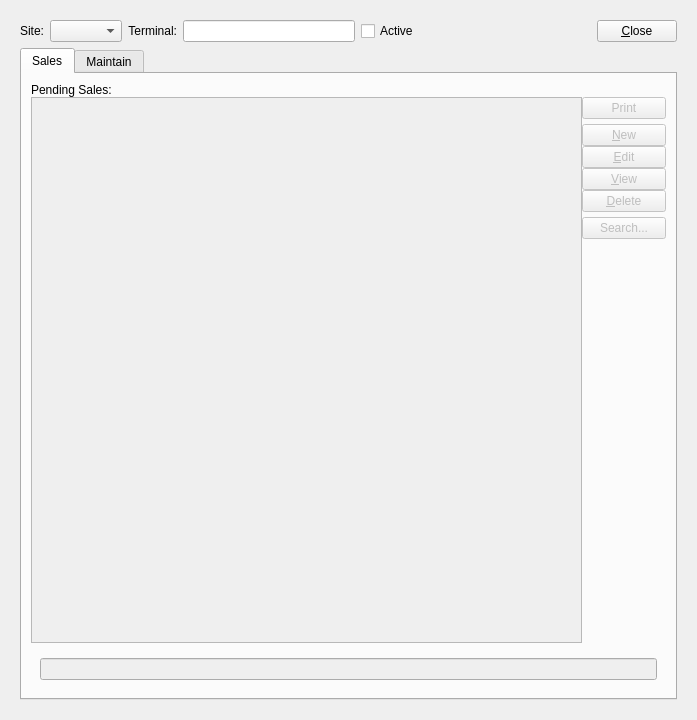
<?xml version="1.0" encoding="UTF-8"?>
<ui version="4.0">
 <class>cashRegister</class>
 <widget class="QWidget" name="cashRegister">
  <property name="geometry">
   <rect>
    <x>0</x>
    <y>0</y>
    <width>697</width>
    <height>720</height>
   </rect>
  </property>
  <property name="windowTitle">
   <string>Cash Register</string>
  </property>
  <layout class="QGridLayout" name="gridLayout_3">
   <item row="0" column="0">
    <widget class="Screen" name="_cashRegister">
     <property name="schemaName">
      <string>xtpos</string>
     </property>
     <property name="tableName">
      <string>api_cashregister</string>
     </property>
     <property name="primaryKeyColumns">
      <number>2</number>
     </property>
     <layout class="QGridLayout" name="gridLayout_2">
      <item row="0" column="0">
       <layout class="QHBoxLayout" name="_2">
        <item>
         <widget class="XLabel" name="_siteLit">
          <property name="text">
           <string>Site:</string>
          </property>
          <property name="alignment">
           <set>Qt::AlignRight|Qt::AlignTrailing|Qt::AlignVCenter</set>
          </property>
         </widget>
        </item>
        <item>
         <widget class="WComboBox" name="_site">
          <property name="fieldName">
           <string>site</string>
          </property>
         </widget>
        </item>
        <item>
         <widget class="XLabel" name="_registerLit">
          <property name="text">
           <string>Terminal:</string>
          </property>
          <property name="alignment">
           <set>Qt::AlignRight|Qt::AlignTrailing|Qt::AlignVCenter</set>
          </property>
         </widget>
        </item>
        <item>
         <widget class="XLineEdit" name="_terminal">
          <property name="fieldName">
           <string>terminal</string>
          </property>
         </widget>
        </item>
        <item>
         <widget class="XCheckBox" name="_active">
          <property name="text">
           <string>Active</string>
          </property>
          <property name="fieldName">
           <string>active</string>
          </property>
          <property name="forgetful">
           <bool>true</bool>
          </property>
         </widget>
        </item>
        <item>
         <spacer>
          <property name="orientation">
           <enum>Qt::Horizontal</enum>
          </property>
          <property name="sizeHint" stdset="0">
           <size>
            <width>40</width>
            <height>20</height>
           </size>
          </property>
         </spacer>
        </item>
        <item>
         <widget class="QPushButton" name="_close">
          <property name="enabled">
           <bool>true</bool>
          </property>
          <property name="text">
           <string>&amp;Close</string>
          </property>
         </widget>
        </item>
       </layout>
      </item>
      <item row="1" column="0">
       <widget class="QTabWidget" name="_tab">
        <property name="currentIndex">
         <number>0</number>
        </property>
        <widget class="QWidget" name="_salesTab">
         <attribute name="title">
          <string>Sales</string>
         </attribute>
         <layout class="QGridLayout" name="gridLayout_7">
          <item row="0" column="0">
           <widget class="Screen" name="_sale">
            <property name="schemaName">
             <string>xtpos</string>
            </property>
            <property name="tableName">
             <string>api_sale</string>
            </property>
            <layout class="QGridLayout" name="gridLayout_4">
             <property name="margin">
              <number>0</number>
             </property>
             <item row="0" column="0">
              <layout class="QVBoxLayout" name="_3">
               <property name="spacing">
                <number>0</number>
               </property>
               <item>
                <widget class="QLabel" name="_salesLit">
                 <property name="text">
                  <string>Pending Sales:</string>
                 </property>
                </widget>
               </item>
               <item>
                <layout class="QHBoxLayout" name="_4">
                 <item>
                  <widget class="XTreeView" name="_sales">
                   <property name="enabled">
                    <bool>false</bool>
                   </property>
                   <property name="editTriggers">
                    <set>QAbstractItemView::NoEditTriggers</set>
                   </property>
                   <property name="alternatingRowColors">
                    <bool>false</bool>
                   </property>
                   <property name="rootIsDecorated">
                    <bool>false</bool>
                   </property>
                   <property name="itemsExpandable">
                    <bool>false</bool>
                   </property>
                  </widget>
                 </item>
                 <item>
                  <layout class="QVBoxLayout" name="_5">
                   <item>
                    <layout class="QVBoxLayout" name="_6">
                     <property name="spacing">
                      <number>0</number>
                     </property>
                     <item>
                      <widget class="QPushButton" name="_print">
                       <property name="enabled">
                        <bool>false</bool>
                       </property>
                       <property name="text">
                        <string>Print</string>
                       </property>
                      </widget>
                     </item>
                     <item>
                      <spacer name="verticalSpacer">
                       <property name="orientation">
                        <enum>Qt::Vertical</enum>
                       </property>
                       <property name="sizeType">
                        <enum>QSizePolicy::Preferred</enum>
                       </property>
                       <property name="sizeHint" stdset="0">
                        <size>
                         <width>20</width>
                         <height>5</height>
                        </size>
                       </property>
                      </spacer>
                     </item>
                     <item>
                      <widget class="QPushButton" name="_new">
                       <property name="enabled">
                        <bool>false</bool>
                       </property>
                       <property name="text">
                        <string>&amp;New</string>
                       </property>
                      </widget>
                     </item>
                     <item>
                      <widget class="QPushButton" name="_edit">
                       <property name="enabled">
                        <bool>false</bool>
                       </property>
                       <property name="text">
                        <string>&amp;Edit</string>
                       </property>
                      </widget>
                     </item>
                     <item>
                      <widget class="QPushButton" name="_view">
                       <property name="enabled">
                        <bool>false</bool>
                       </property>
                       <property name="text">
                        <string>&amp;View</string>
                       </property>
                      </widget>
                     </item>
                     <item>
                      <widget class="QPushButton" name="_delete">
                       <property name="enabled">
                        <bool>false</bool>
                       </property>
                       <property name="text">
                        <string>&amp;Delete</string>
                       </property>
                      </widget>
                     </item>
                     <item>
                      <spacer name="verticalSpacer_2">
                       <property name="orientation">
                        <enum>Qt::Vertical</enum>
                       </property>
                       <property name="sizeType">
                        <enum>QSizePolicy::Preferred</enum>
                       </property>
                       <property name="sizeHint" stdset="0">
                        <size>
                         <width>20</width>
                         <height>5</height>
                        </size>
                       </property>
                      </spacer>
                     </item>
                     <item>
                      <widget class="QPushButton" name="_search">
                       <property name="enabled">
                        <bool>false</bool>
                       </property>
                       <property name="text">
                        <string>Search...</string>
                       </property>
                      </widget>
                     </item>
                    </layout>
                   </item>
                   <item>
                    <spacer>
                     <property name="orientation">
                      <enum>Qt::Vertical</enum>
                     </property>
                     <property name="sizeType">
                      <enum>QSizePolicy::Expanding</enum>
                     </property>
                     <property name="sizeHint" stdset="0">
                      <size>
                       <width>84</width>
                       <height>211</height>
                      </size>
                     </property>
                    </spacer>
                   </item>
                  </layout>
                 </item>
                </layout>
               </item>
              </layout>
             </item>
            </layout>
           </widget>
          </item>
          <item row="1" column="0">
           <widget class="Screen" name="_selectedSale">
            <property name="schemaName">
             <string>xtpos</string>
            </property>
            <property name="tableName">
             <string>api_sale</string>
            </property>
            <property name="mode">
             <enum>Screen::View</enum>
            </property>
            <layout class="QHBoxLayout" name="horizontalLayout_3">
             <item>
              <widget class="XLineEdit" name="_number">
               <property name="enabled">
                <bool>false</bool>
               </property>
               <property name="sizePolicy">
                <sizepolicy hsizetype="Ignored" vsizetype="Fixed">
                 <horstretch>0</horstretch>
                 <verstretch>0</verstretch>
                </sizepolicy>
               </property>
               <property name="fieldName">
                <string>sale_number</string>
               </property>
              </widget>
             </item>
            </layout>
           </widget>
          </item>
         </layout>
        </widget>
        <widget class="QWidget" name="_maintainTab">
         <attribute name="title">
          <string>Maintain</string>
         </attribute>
         <layout class="QGridLayout" name="gridLayout_6">
          <item row="0" column="0">
           <layout class="QHBoxLayout" name="horizontalLayout_2">
            <item>
             <widget class="QLabel" name="_opentimeLit">
              <property name="text">
               <string>Opened:</string>
              </property>
              <property name="alignment">
               <set>Qt::AlignRight|Qt::AlignTrailing|Qt::AlignVCenter</set>
              </property>
             </widget>
            </item>
            <item>
             <widget class="XLineEdit" name="_opened">
              <property name="enabled">
               <bool>false</bool>
              </property>
              <property name="fieldName">
               <string>opened</string>
              </property>
             </widget>
            </item>
            <item>
             <spacer name="horizontalSpacer">
              <property name="orientation">
               <enum>Qt::Horizontal</enum>
              </property>
              <property name="sizeHint" stdset="0">
               <size>
                <width>40</width>
                <height>20</height>
               </size>
              </property>
             </spacer>
            </item>
            <item>
             <widget class="XLabel" name="_actionLit">
              <property name="text">
               <string>Action:</string>
              </property>
              <property name="alignment">
               <set>Qt::AlignRight|Qt::AlignTrailing|Qt::AlignVCenter</set>
              </property>
             </widget>
            </item>
            <item>
             <layout class="QHBoxLayout" name="_7">
              <item>
               <widget class="XComboBox" name="_action">
                <property name="fieldName">
                 <string>action</string>
                </property>
               </widget>
              </item>
              <item>
               <spacer>
                <property name="orientation">
                 <enum>Qt::Horizontal</enum>
                </property>
                <property name="sizeHint" stdset="0">
                 <size>
                  <width>40</width>
                  <height>20</height>
                 </size>
                </property>
               </spacer>
              </item>
              <item>
               <widget class="QPushButton" name="_post">
                <property name="text">
                 <string>&amp;Post</string>
                </property>
                <property name="default">
                 <bool>true</bool>
                </property>
               </widget>
              </item>
             </layout>
            </item>
           </layout>
          </item>
          <item row="1" column="0">
           <widget class="QGroupBox" name="_statsGroup">
            <property name="title">
             <string/>
            </property>
            <layout class="QGridLayout" name="gridLayout">
             <item row="0" column="0">
              <layout class="QHBoxLayout" name="_8">
               <item>
                <layout class="QGridLayout" name="_9">
                 <property name="verticalSpacing">
                  <number>12</number>
                 </property>
                 <item row="0" column="0">
                  <widget class="QLabel" name="_openBalanceLit">
                   <property name="text">
                    <string>Opening Balance:</string>
                   </property>
                  </widget>
                 </item>
                 <item row="0" column="1">
                  <widget class="CurrCluster" name="_openBalance">
                   <property name="fieldNameValue">
                    <string>opening_balance</string>
                   </property>
                   <property name="currencyEnabled">
                    <bool>false</bool>
                   </property>
                   <property name="currencyVisible">
                    <bool>false</bool>
                   </property>
                   <property name="enabled">
                    <bool>false</bool>
                   </property>
                  </widget>
                 </item>
                 <item row="0" column="2">
                  <widget class="QLabel" name="_cashSalesLit">
                   <property name="text">
                    <string>Cash Sales:</string>
                   </property>
                   <property name="alignment">
                    <set>Qt::AlignRight|Qt::AlignTrailing|Qt::AlignVCenter</set>
                   </property>
                  </widget>
                 </item>
                 <item row="0" column="3">
                  <widget class="CurrCluster" name="_cashSales">
                   <property name="fieldNameValue">
                    <string>cash_sales</string>
                   </property>
                   <property name="currencyEnabled">
                    <bool>false</bool>
                   </property>
                   <property name="currencyVisible">
                    <bool>false</bool>
                   </property>
                   <property name="enabled">
                    <bool>false</bool>
                   </property>
                  </widget>
                 </item>
                 <item row="1" column="0">
                  <widget class="QLabel" name="_currentBalanceLit">
                   <property name="text">
                    <string>Current Balance:</string>
                   </property>
                   <property name="alignment">
                    <set>Qt::AlignRight|Qt::AlignTrailing|Qt::AlignVCenter</set>
                   </property>
                  </widget>
                 </item>
                 <item row="1" column="1">
                  <widget class="CurrCluster" name="_currentBalance">
                   <property name="fieldNameValue">
                    <string>current_balance</string>
                   </property>
                   <property name="currencyEnabled">
                    <bool>false</bool>
                   </property>
                   <property name="currencyVisible">
                    <bool>false</bool>
                   </property>
                   <property name="enabled">
                    <bool>false</bool>
                   </property>
                  </widget>
                 </item>
                 <item row="1" column="2">
                  <widget class="QLabel" name="_ccSalesLit">
                   <property name="text">
                    <string>Credit Card Sales</string>
                   </property>
                   <property name="alignment">
                    <set>Qt::AlignRight|Qt::AlignTrailing|Qt::AlignVCenter</set>
                   </property>
                  </widget>
                 </item>
                 <item row="1" column="3">
                  <widget class="CurrCluster" name="_ccSales">
                   <property name="fieldNameValue">
                    <string>credit_card_sales</string>
                   </property>
                   <property name="currencyEnabled">
                    <bool>false</bool>
                   </property>
                   <property name="currencyVisible">
                    <bool>false</bool>
                   </property>
                   <property name="enabled">
                    <bool>false</bool>
                   </property>
                  </widget>
                 </item>
                 <item row="2" column="0">
                  <widget class="QLabel" name="_totalSalesLit">
                   <property name="text">
                    <string>Total Sales:</string>
                   </property>
                   <property name="alignment">
                    <set>Qt::AlignRight|Qt::AlignTrailing|Qt::AlignVCenter</set>
                   </property>
                  </widget>
                 </item>
                 <item row="2" column="1">
                  <widget class="CurrCluster" name="_totalSales">
                   <property name="fieldNameValue">
                    <string>total_sales</string>
                   </property>
                   <property name="currencyEnabled">
                    <bool>false</bool>
                   </property>
                   <property name="currencyVisible">
                    <bool>false</bool>
                   </property>
                   <property name="enabled">
                    <bool>false</bool>
                   </property>
                  </widget>
                 </item>
                 <item row="2" column="2">
                  <widget class="QLabel" name="_checkSalesLit">
                   <property name="text">
                    <string>Check Sales:</string>
                   </property>
                   <property name="alignment">
                    <set>Qt::AlignRight|Qt::AlignTrailing|Qt::AlignVCenter</set>
                   </property>
                  </widget>
                 </item>
                 <item row="2" column="3">
                  <widget class="CurrCluster" name="_checkSales">
                   <property name="fieldNameValue">
                    <string>check_sales</string>
                   </property>
                   <property name="currencyEnabled">
                    <bool>false</bool>
                   </property>
                   <property name="currencyVisible">
                    <bool>false</bool>
                   </property>
                   <property name="enabled">
                    <bool>false</bool>
                   </property>
                  </widget>
                 </item>
                </layout>
               </item>
               <item>
                <spacer>
                 <property name="orientation">
                  <enum>Qt::Horizontal</enum>
                 </property>
                 <property name="sizeHint" stdset="0">
                  <size>
                   <width>20</width>
                   <height>20</height>
                  </size>
                 </property>
                </spacer>
               </item>
              </layout>
             </item>
            </layout>
           </widget>
          </item>
          <item row="2" column="0">
           <widget class="QGroupBox" name="_transferGroup">
            <property name="title">
             <string>Bank Transfer</string>
            </property>
            <layout class="QGridLayout" name="_10">
             <item row="0" column="0">
              <widget class="QLabel" name="_accountLit">
               <property name="text">
                <string>Account:</string>
               </property>
               <property name="alignment">
                <set>Qt::AlignRight|Qt::AlignTrailing|Qt::AlignVCenter</set>
               </property>
              </widget>
             </item>
             <item row="0" column="1">
              <layout class="QHBoxLayout" name="_11">
               <item>
                <widget class="XComboBox" name="_bankaccount">
                 <property name="fieldName">
                  <string>account</string>
                 </property>
                </widget>
               </item>
               <item>
                <spacer>
                 <property name="orientation">
                  <enum>Qt::Horizontal</enum>
                 </property>
                 <property name="sizeHint" stdset="0">
                  <size>
                   <width>61</width>
                   <height>26</height>
                  </size>
                 </property>
                </spacer>
               </item>
              </layout>
             </item>
             <item row="1" column="0">
              <widget class="QLabel" name="_amountLit">
               <property name="text">
                <string> Amount:</string>
               </property>
               <property name="alignment">
                <set>Qt::AlignRight|Qt::AlignTrailing|Qt::AlignVCenter</set>
               </property>
              </widget>
             </item>
             <item row="1" column="1">
              <layout class="QHBoxLayout" name="_12">
               <item>
                <widget class="CurrCluster" name="_transferAmt">
                 <property name="sizePolicy">
                  <sizepolicy hsizetype="Fixed" vsizetype="Preferred">
                   <horstretch>0</horstretch>
                   <verstretch>0</verstretch>
                  </sizepolicy>
                 </property>
                 <property name="fieldNameValue">
                  <string>transfer_amount</string>
                 </property>
                 <property name="currencyEnabled">
                  <bool>false</bool>
                 </property>
                 <property name="currencyVisible">
                  <bool>false</bool>
                 </property>
                </widget>
               </item>
               <item>
                <widget class="XComboBox" name="_transferDirection">
                 <property name="fieldName">
                  <string>transfer_direction</string>
                 </property>
                </widget>
               </item>
               <item>
                <widget class="XCheckBox" name="_depositChecks">
                 <property name="text">
                  <string>Deposit Checks</string>
                 </property>
                 <property name="fieldName">
                  <string>deposit_checks</string>
                 </property>
                 <property name="forgetful">
                  <bool>true</bool>
                 </property>
                </widget>
               </item>
               <item>
                <spacer>
                 <property name="orientation">
                  <enum>Qt::Horizontal</enum>
                 </property>
                 <property name="sizeHint" stdset="0">
                  <size>
                   <width>0</width>
                   <height>26</height>
                  </size>
                 </property>
                </spacer>
               </item>
              </layout>
             </item>
            </layout>
           </widget>
          </item>
          <item row="3" column="0">
           <widget class="QGroupBox" name="_adjGroup">
            <property name="title">
             <string>Adjustment</string>
            </property>
            <property name="checked">
             <bool>false</bool>
            </property>
            <layout class="QGridLayout" name="gridLayout_5">
             <item row="0" column="0">
              <widget class="QLabel" name="_adjAmountLit">
               <property name="text">
                <string>Amount:</string>
               </property>
               <property name="alignment">
                <set>Qt::AlignRight|Qt::AlignTrailing|Qt::AlignVCenter</set>
               </property>
              </widget>
             </item>
             <item row="0" column="1">
              <layout class="QHBoxLayout" name="horizontalLayout">
               <item>
                <widget class="CurrCluster" name="_adjustAmt">
                 <property name="sizePolicy">
                  <sizepolicy hsizetype="Fixed" vsizetype="Preferred">
                   <horstretch>0</horstretch>
                   <verstretch>0</verstretch>
                  </sizepolicy>
                 </property>
                 <property name="fieldNameValue">
                  <string>adjustment_amount</string>
                 </property>
                 <property name="currencyEnabled">
                  <bool>false</bool>
                 </property>
                 <property name="currencyVisible">
                  <bool>false</bool>
                 </property>
                </widget>
               </item>
               <item>
                <widget class="XComboBox" name="_adjustDirection">
                 <property name="fieldName">
                  <string>adjustment_direction</string>
                 </property>
                </widget>
               </item>
               <item>
                <spacer>
                 <property name="orientation">
                  <enum>Qt::Horizontal</enum>
                 </property>
                 <property name="sizeHint" stdset="0">
                  <size>
                   <width>0</width>
                   <height>26</height>
                  </size>
                 </property>
                </spacer>
               </item>
              </layout>
             </item>
            </layout>
           </widget>
          </item>
          <item row="4" column="0">
           <layout class="QGridLayout" name="_13">
            <item row="0" column="0">
             <widget class="QLabel" name="_newbalanceLit">
              <property name="text">
               <string>New Balance:</string>
              </property>
              <property name="alignment">
               <set>Qt::AlignRight|Qt::AlignTrailing|Qt::AlignVCenter</set>
              </property>
             </widget>
            </item>
            <item row="0" column="1">
             <layout class="QHBoxLayout" name="_14">
              <item>
               <widget class="CurrCluster" name="_newbalance">
                <property name="currencyEnabled">
                 <bool>false</bool>
                </property>
                <property name="currencyVisible">
                 <bool>false</bool>
                </property>
                <property name="enabled">
                 <bool>false</bool>
                </property>
               </widget>
              </item>
              <item>
               <spacer>
                <property name="orientation">
                 <enum>Qt::Horizontal</enum>
                </property>
                <property name="sizeHint" stdset="0">
                 <size>
                  <width>121</width>
                  <height>20</height>
                 </size>
                </property>
               </spacer>
              </item>
             </layout>
            </item>
            <item row="1" column="0">
             <widget class="QLabel" name="_notesLit">
              <property name="text">
               <string>Notes:</string>
              </property>
              <property name="alignment">
               <set>Qt::AlignRight|Qt::AlignTop|Qt::AlignTrailing</set>
              </property>
             </widget>
            </item>
            <item row="1" column="1">
             <widget class="XTextEdit" name="_notes">
              <property name="sizePolicy">
               <sizepolicy hsizetype="Expanding" vsizetype="Preferred">
                <horstretch>0</horstretch>
                <verstretch>1</verstretch>
               </sizepolicy>
              </property>
              <property name="fieldName">
               <string>notes</string>
              </property>
             </widget>
            </item>
           </layout>
          </item>
          <item row="5" column="0">
           <layout class="QHBoxLayout" name="horizontalLayout_4">
            <item>
             <widget class="XCheckBox" name="_printReceipt">
              <property name="text">
               <string>Print Receipt</string>
              </property>
              <property name="checked">
               <bool>true</bool>
              </property>
             </widget>
            </item>
            <item>
             <spacer name="horizontalSpacer_2">
              <property name="orientation">
               <enum>Qt::Horizontal</enum>
              </property>
              <property name="sizeHint" stdset="0">
               <size>
                <width>40</width>
                <height>20</height>
               </size>
              </property>
             </spacer>
            </item>
            <item>
             <widget class="QPushButton" name="_options">
              <property name="text">
               <string>Options...</string>
              </property>
             </widget>
            </item>
           </layout>
          </item>
         </layout>
        </widget>
       </widget>
      </item>
     </layout>
    </widget>
   </item>
  </layout>
 </widget>
 <customwidgets>
  <customwidget>
   <class>CurrCluster</class>
   <extends>CurrDisplay</extends>
   <header>currcluster.h</header>
  </customwidget>
  <customwidget>
   <class>CurrDisplay</class>
   <extends>QWidget</extends>
   <header>currcluster.h</header>
  </customwidget>
  <customwidget>
   <class>Screen</class>
   <extends>QWidget</extends>
   <header>screen.h</header>
   <container>1</container>
  </customwidget>
  <customwidget>
   <class>WComboBox</class>
   <extends>XComboBox</extends>
   <header>wcombobox.h</header>
  </customwidget>
  <customwidget>
   <class>XCheckBox</class>
   <extends>QCheckBox</extends>
   <header>xcheckbox.h</header>
  </customwidget>
  <customwidget>
   <class>XComboBox</class>
   <extends>QComboBox</extends>
   <header>xcombobox.h</header>
  </customwidget>
  <customwidget>
   <class>XLabel</class>
   <extends>QLabel</extends>
   <header>xlabel.h</header>
  </customwidget>
  <customwidget>
   <class>XLineEdit</class>
   <extends>QLineEdit</extends>
   <header>xlineedit.h</header>
   <container>1</container>
  </customwidget>
  <customwidget>
   <class>XTreeView</class>
   <extends>QTreeView</extends>
   <header>xtreeview.h</header>
  </customwidget>
  <customwidget>
   <class>XTextEdit</class>
   <extends>QTextEdit</extends>
   <header>xtextedit.h</header>
  </customwidget>
 </customwidgets>
 <resources/>
 <connections>
  <connection>
   <sender>_cashRegister</sender>
   <signal>newDataWidgetMapper(XDataWidgetMapper*)</signal>
   <receiver>_active</receiver>
   <slot>setDataWidgetMap(XDataWidgetMapper*)</slot>
   <hints>
    <hint type="sourcelabel">
     <x>348</x>
     <y>350</y>
    </hint>
    <hint type="destinationlabel">
     <x>421</x>
     <y>39</y>
    </hint>
   </hints>
  </connection>
  <connection>
   <sender>_cashRegister</sender>
   <signal>newDataWidgetMapper(XDataWidgetMapper*)</signal>
   <receiver>_openBalance</receiver>
   <slot>setDataWidgetMap(XDataWidgetMapper*)</slot>
   <hints>
    <hint type="sourcelabel">
     <x>348</x>
     <y>350</y>
    </hint>
    <hint type="destinationlabel">
     <x>148</x>
     <y>160</y>
    </hint>
   </hints>
  </connection>
  <connection>
   <sender>_cashRegister</sender>
   <signal>newDataWidgetMapper(XDataWidgetMapper*)</signal>
   <receiver>_currentBalance</receiver>
   <slot>setDataWidgetMap(XDataWidgetMapper*)</slot>
   <hints>
    <hint type="sourcelabel">
     <x>348</x>
     <y>350</y>
    </hint>
    <hint type="destinationlabel">
     <x>148</x>
     <y>160</y>
    </hint>
   </hints>
  </connection>
  <connection>
   <sender>_cashRegister</sender>
   <signal>newDataWidgetMapper(XDataWidgetMapper*)</signal>
   <receiver>_totalSales</receiver>
   <slot>setDataWidgetMap(XDataWidgetMapper*)</slot>
   <hints>
    <hint type="sourcelabel">
     <x>348</x>
     <y>350</y>
    </hint>
    <hint type="destinationlabel">
     <x>148</x>
     <y>160</y>
    </hint>
   </hints>
  </connection>
  <connection>
   <sender>_cashRegister</sender>
   <signal>newDataWidgetMapper(XDataWidgetMapper*)</signal>
   <receiver>_opened</receiver>
   <slot>setDataWidgetMap(XDataWidgetMapper*)</slot>
   <hints>
    <hint type="sourcelabel">
     <x>348</x>
     <y>350</y>
    </hint>
    <hint type="destinationlabel">
     <x>128</x>
     <y>119</y>
    </hint>
   </hints>
  </connection>
  <connection>
   <sender>_cashRegister</sender>
   <signal>newDataWidgetMapper(XDataWidgetMapper*)</signal>
   <receiver>_cashSales</receiver>
   <slot>setDataWidgetMap(XDataWidgetMapper*)</slot>
   <hints>
    <hint type="sourcelabel">
     <x>348</x>
     <y>350</y>
    </hint>
    <hint type="destinationlabel">
     <x>148</x>
     <y>160</y>
    </hint>
   </hints>
  </connection>
  <connection>
   <sender>_cashRegister</sender>
   <signal>newDataWidgetMapper(XDataWidgetMapper*)</signal>
   <receiver>_ccSales</receiver>
   <slot>setDataWidgetMap(XDataWidgetMapper*)</slot>
   <hints>
    <hint type="sourcelabel">
     <x>348</x>
     <y>350</y>
    </hint>
    <hint type="destinationlabel">
     <x>148</x>
     <y>160</y>
    </hint>
   </hints>
  </connection>
  <connection>
   <sender>_cashRegister</sender>
   <signal>newDataWidgetMapper(XDataWidgetMapper*)</signal>
   <receiver>_checkSales</receiver>
   <slot>setDataWidgetMap(XDataWidgetMapper*)</slot>
   <hints>
    <hint type="sourcelabel">
     <x>348</x>
     <y>350</y>
    </hint>
    <hint type="destinationlabel">
     <x>148</x>
     <y>160</y>
    </hint>
   </hints>
  </connection>
  <connection>
   <sender>_cashRegister</sender>
   <signal>newDataWidgetMapper(XDataWidgetMapper*)</signal>
   <receiver>_site</receiver>
   <slot>setDataWidgetMap(XDataWidgetMapper*)</slot>
   <hints>
    <hint type="sourcelabel">
     <x>348</x>
     <y>350</y>
    </hint>
    <hint type="destinationlabel">
     <x>114</x>
     <y>39</y>
    </hint>
   </hints>
  </connection>
  <connection>
   <sender>_cashRegister</sender>
   <signal>newDataWidgetMapper(XDataWidgetMapper*)</signal>
   <receiver>_terminal</receiver>
   <slot>setDataWidgetMap(XDataWidgetMapper*)</slot>
   <hints>
    <hint type="sourcelabel">
     <x>348</x>
     <y>350</y>
    </hint>
    <hint type="destinationlabel">
     <x>313</x>
     <y>38</y>
    </hint>
   </hints>
  </connection>
  <connection>
   <sender>_sale</sender>
   <signal>newModel(XSqlTableModel*)</signal>
   <receiver>_sales</receiver>
   <slot>setModel(XSqlTableModel*)</slot>
   <hints>
    <hint type="sourcelabel">
     <x>348</x>
     <y>380</y>
    </hint>
    <hint type="destinationlabel">
     <x>294</x>
     <y>388</y>
    </hint>
   </hints>
  </connection>
  <connection>
   <sender>_sale</sender>
   <signal>newModel(XSqlTableModel*)</signal>
   <receiver>_selectedSale</receiver>
   <slot>setModel(XSqlTableModel*)</slot>
   <hints>
    <hint type="sourcelabel">
     <x>667</x>
     <y>117</y>
    </hint>
    <hint type="destinationlabel">
     <x>543</x>
     <y>638</y>
    </hint>
   </hints>
  </connection>
  <connection>
   <sender>_selectedSale</sender>
   <signal>newDataWidgetMapper(XDataWidgetMapper*)</signal>
   <receiver>_number</receiver>
   <slot>setDataWidgetMap(XDataWidgetMapper*)</slot>
   <hints>
    <hint type="sourcelabel">
     <x>634</x>
     <y>640</y>
    </hint>
    <hint type="destinationlabel">
     <x>629</x>
     <y>653</y>
    </hint>
   </hints>
  </connection>
 </connections>
</ui>
